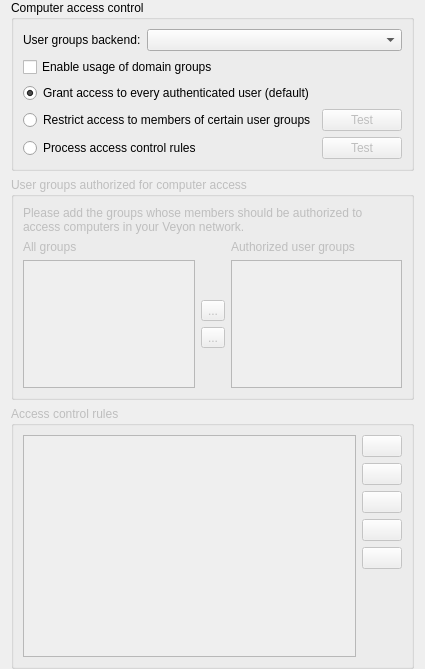
<?xml version="1.0" encoding="UTF-8"?>
<ui version="4.0">
 <class>AccessControlPage</class>
 <widget class="QWidget" name="AccessControlPage">
  <property name="windowTitle">
   <string notr="true">Form</string>
  </property>
  <layout class="QVBoxLayout" name="verticalLayout">
   <property name="topMargin">
    <number>0</number>
   </property>
   <property name="bottomMargin">
    <number>0</number>
   </property>
   <item>
    <widget class="QGroupBox" name="groupBox_19">
     <property name="title">
      <string>Computer access control</string>
     </property>
     <layout class="QGridLayout" name="gridLayout" columnstretch="1,0">
      <item row="3" column="0">
       <widget class="QRadioButton" name="isAccessRestrictedToUserGroups">
        <property name="text">
         <string>Restrict access to members of certain user groups</string>
        </property>
        <attribute name="buttonGroup">
         <string notr="true">accessControlModeGroup</string>
        </attribute>
       </widget>
      </item>
      <item row="0" column="0" colspan="2">
       <layout class="QHBoxLayout" name="horizontalLayout" stretch="0,1">
        <item>
         <widget class="QLabel" name="label">
          <property name="text">
           <string>User groups backend:</string>
          </property>
         </widget>
        </item>
        <item>
         <widget class="QComboBox" name="accessControlUserGroupsBackend"/>
        </item>
       </layout>
      </item>
      <item row="3" column="1">
       <widget class="QPushButton" name="testUserGroupsAccessControlButton">
        <property name="enabled">
         <bool>false</bool>
        </property>
        <property name="text">
         <string>Test</string>
        </property>
        <property name="icon">
         <iconset>
          <normaloff>:/resources/dialog-ok-apply.png</normaloff>:/resources/dialog-ok-apply.png</iconset>
        </property>
       </widget>
      </item>
      <item row="4" column="0">
       <widget class="QRadioButton" name="isAccessControlRulesProcessingEnabled">
        <property name="text">
         <string>Process access control rules</string>
        </property>
        <attribute name="buttonGroup">
         <string notr="true">accessControlModeGroup</string>
        </attribute>
       </widget>
      </item>
      <item row="4" column="1">
       <widget class="QPushButton" name="testAccessControlRulesButton">
        <property name="enabled">
         <bool>false</bool>
        </property>
        <property name="text">
         <string>Test</string>
        </property>
        <property name="icon">
         <iconset>
          <normaloff>:/resources/dialog-ok-apply.png</normaloff>:/resources/dialog-ok-apply.png</iconset>
        </property>
       </widget>
      </item>
      <item row="2" column="0">
       <widget class="QRadioButton" name="skipAccessControl">
        <property name="text">
         <string>Grant access to every authenticated user (default)</string>
        </property>
        <property name="checked">
         <bool>true</bool>
        </property>
        <attribute name="buttonGroup">
         <string notr="true">accessControlModeGroup</string>
        </attribute>
       </widget>
      </item>
      <item row="1" column="0" colspan="2">
       <widget class="QCheckBox" name="domainGroupsForAccessControlEnabled">
        <property name="text">
         <string>Enable usage of domain groups</string>
        </property>
       </widget>
      </item>
     </layout>
    </widget>
   </item>
   <item>
    <widget class="QGroupBox" name="authorizedUserGroups">
     <property name="enabled">
      <bool>false</bool>
     </property>
     <property name="title">
      <string>User groups authorized for computer access</string>
     </property>
     <layout class="QGridLayout" name="gridLayout_18">
      <item row="2" column="0">
       <widget class="QListWidget" name="allGroupsList">
        <property name="sizeAdjustPolicy">
         <enum>QAbstractScrollArea::AdjustToContents</enum>
        </property>
        <property name="sortingEnabled">
         <bool>true</bool>
        </property>
       </widget>
      </item>
      <item row="0" column="0" colspan="3">
       <widget class="QLabel" name="label_40">
        <property name="text">
         <string>Please add the groups whose members should be authorized to access computers in your Veyon network.</string>
        </property>
        <property name="wordWrap">
         <bool>true</bool>
        </property>
       </widget>
      </item>
      <item row="1" column="2">
       <widget class="QLabel" name="label_41">
        <property name="text">
         <string>Authorized user groups</string>
        </property>
       </widget>
      </item>
      <item row="2" column="2">
       <widget class="QListWidget" name="accessGroupsList">
        <property name="sizeAdjustPolicy">
         <enum>QAbstractScrollArea::AdjustToContents</enum>
        </property>
        <property name="sortingEnabled">
         <bool>true</bool>
        </property>
       </widget>
      </item>
      <item row="1" column="0">
       <widget class="QLabel" name="label_42">
        <property name="text">
         <string>All groups</string>
        </property>
       </widget>
      </item>
      <item row="2" column="1">
       <layout class="QVBoxLayout" name="verticalLayout_18">
        <item>
         <spacer name="verticalSpacer_15">
          <property name="orientation">
           <enum>Qt::Vertical</enum>
          </property>
          <property name="sizeHint" stdset="0">
           <size>
            <width>20</width>
            <height>40</height>
           </size>
          </property>
         </spacer>
        </item>
        <item>
         <widget class="QToolButton" name="addAccessGroupButton">
          <property name="text">
           <string>...</string>
          </property>
          <property name="icon">
           <iconset resource="../veyon-configurator.qrc">
            <normaloff>:/resources/go-next.png</normaloff>:/resources/go-next.png</iconset>
          </property>
         </widget>
        </item>
        <item>
         <widget class="QToolButton" name="removeAccessGroupButton">
          <property name="text">
           <string>...</string>
          </property>
          <property name="icon">
           <iconset resource="../veyon-configurator.qrc">
            <normaloff>:/resources/go-previous.png</normaloff>:/resources/go-previous.png</iconset>
          </property>
         </widget>
        </item>
        <item>
         <spacer name="verticalSpacer_16">
          <property name="orientation">
           <enum>Qt::Vertical</enum>
          </property>
          <property name="sizeHint" stdset="0">
           <size>
            <width>20</width>
            <height>40</height>
           </size>
          </property>
         </spacer>
        </item>
       </layout>
      </item>
     </layout>
    </widget>
   </item>
   <item>
    <widget class="QGroupBox" name="accessControlRules">
     <property name="enabled">
      <bool>false</bool>
     </property>
     <property name="title">
      <string>Access control rules</string>
     </property>
     <layout class="QGridLayout" name="gridLayout_23">
      <item row="0" column="1">
       <widget class="QPushButton" name="addAccessControlRuleButton">
        <property name="toolTip">
         <string>Add access control rule</string>
        </property>
        <property name="text">
         <string/>
        </property>
        <property name="icon">
         <iconset resource="../../core/core.qrc">
          <normaloff>:/resources/list-add.png</normaloff>:/resources/list-add.png</iconset>
        </property>
       </widget>
      </item>
      <item row="1" column="1">
       <widget class="QPushButton" name="removeAccessControlRule">
        <property name="toolTip">
         <string>Remove access control rule</string>
        </property>
        <property name="text">
         <string/>
        </property>
        <property name="icon">
         <iconset resource="../../core/core.qrc">
          <normaloff>:/resources/edit-delete.png</normaloff>:/resources/edit-delete.png</iconset>
        </property>
       </widget>
      </item>
      <item row="4" column="1">
       <widget class="QPushButton" name="moveAccessControlRuleDownButton">
        <property name="toolTip">
         <string>Move selected rule down</string>
        </property>
        <property name="text">
         <string/>
        </property>
        <property name="icon">
         <iconset resource="../veyon-configurator.qrc">
          <normaloff>:/resources/go-down.png</normaloff>:/resources/go-down.png</iconset>
        </property>
       </widget>
      </item>
      <item row="0" column="0" rowspan="6">
       <widget class="QListView" name="accessControlRulesView">
        <property name="sizeAdjustPolicy">
         <enum>QAbstractScrollArea::AdjustToContents</enum>
        </property>
        <property name="editTriggers">
         <set>QAbstractItemView::NoEditTriggers</set>
        </property>
       </widget>
      </item>
      <item row="5" column="1">
       <spacer name="verticalSpacer_12">
        <property name="orientation">
         <enum>Qt::Vertical</enum>
        </property>
        <property name="sizeHint" stdset="0">
         <size>
          <width>20</width>
          <height>88</height>
         </size>
        </property>
       </spacer>
      </item>
      <item row="3" column="1">
       <widget class="QPushButton" name="moveAccessControlRuleUpButton">
        <property name="toolTip">
         <string>Move selected rule up</string>
        </property>
        <property name="text">
         <string/>
        </property>
        <property name="icon">
         <iconset resource="../veyon-configurator.qrc">
          <normaloff>:/resources/go-up.png</normaloff>:/resources/go-up.png</iconset>
        </property>
       </widget>
      </item>
      <item row="2" column="1">
       <widget class="QPushButton" name="editAccessControlRuleButton">
        <property name="toolTip">
         <string>Edit selected rule</string>
        </property>
        <property name="text">
         <string/>
        </property>
        <property name="icon">
         <iconset resource="../veyon-configurator.qrc">
          <normaloff>:/resources/document-edit.png</normaloff>:/resources/document-edit.png</iconset>
        </property>
       </widget>
      </item>
     </layout>
    </widget>
   </item>
  </layout>
 </widget>
 <tabstops>
  <tabstop>skipAccessControl</tabstop>
  <tabstop>isAccessRestrictedToUserGroups</tabstop>
  <tabstop>isAccessControlRulesProcessingEnabled</tabstop>
  <tabstop>testUserGroupsAccessControlButton</tabstop>
  <tabstop>testAccessControlRulesButton</tabstop>
  <tabstop>allGroupsList</tabstop>
  <tabstop>addAccessGroupButton</tabstop>
  <tabstop>removeAccessGroupButton</tabstop>
  <tabstop>accessGroupsList</tabstop>
  <tabstop>accessControlRulesView</tabstop>
  <tabstop>addAccessControlRuleButton</tabstop>
  <tabstop>removeAccessControlRule</tabstop>
  <tabstop>editAccessControlRuleButton</tabstop>
  <tabstop>moveAccessControlRuleUpButton</tabstop>
  <tabstop>moveAccessControlRuleDownButton</tabstop>
 </tabstops>
 <resources>
  <include location="../veyon-configurator.qrc"/>
  <include location="../../core/core.qrc"/>
 </resources>
 <connections>
  <connection>
   <sender>addAccessGroupButton</sender>
   <signal>clicked()</signal>
   <receiver>AccessControlPage</receiver>
   <slot>addAccessGroup()</slot>
   <hints>
    <hint type="sourcelabel">
     <x>494</x>
     <y>412</y>
    </hint>
    <hint type="destinationlabel">
     <x>494</x>
     <y>404</y>
    </hint>
   </hints>
  </connection>
  <connection>
   <sender>removeAccessGroupButton</sender>
   <signal>clicked()</signal>
   <receiver>AccessControlPage</receiver>
   <slot>removeAccessGroup()</slot>
   <hints>
    <hint type="sourcelabel">
     <x>494</x>
     <y>455</y>
    </hint>
    <hint type="destinationlabel">
     <x>494</x>
     <y>404</y>
    </hint>
   </hints>
  </connection>
  <connection>
   <sender>addAccessControlRuleButton</sender>
   <signal>clicked()</signal>
   <receiver>AccessControlPage</receiver>
   <slot>addAccessControlRule()</slot>
   <hints>
    <hint type="sourcelabel">
     <x>935</x>
     <y>580</y>
    </hint>
    <hint type="destinationlabel">
     <x>494</x>
     <y>404</y>
    </hint>
   </hints>
  </connection>
  <connection>
   <sender>removeAccessControlRule</sender>
   <signal>clicked()</signal>
   <receiver>AccessControlPage</receiver>
   <slot>removeAccessControlRule()</slot>
   <hints>
    <hint type="sourcelabel">
     <x>935</x>
     <y>622</y>
    </hint>
    <hint type="destinationlabel">
     <x>494</x>
     <y>404</y>
    </hint>
   </hints>
  </connection>
  <connection>
   <sender>editAccessControlRuleButton</sender>
   <signal>clicked()</signal>
   <receiver>AccessControlPage</receiver>
   <slot>editAccessControlRule()</slot>
   <hints>
    <hint type="sourcelabel">
     <x>935</x>
     <y>665</y>
    </hint>
    <hint type="destinationlabel">
     <x>494</x>
     <y>404</y>
    </hint>
   </hints>
  </connection>
  <connection>
   <sender>moveAccessControlRuleDownButton</sender>
   <signal>clicked()</signal>
   <receiver>AccessControlPage</receiver>
   <slot>moveAccessControlRuleDown()</slot>
   <hints>
    <hint type="sourcelabel">
     <x>935</x>
     <y>749</y>
    </hint>
    <hint type="destinationlabel">
     <x>494</x>
     <y>404</y>
    </hint>
   </hints>
  </connection>
  <connection>
   <sender>moveAccessControlRuleUpButton</sender>
   <signal>clicked()</signal>
   <receiver>AccessControlPage</receiver>
   <slot>moveAccessControlRuleUp()</slot>
   <hints>
    <hint type="sourcelabel">
     <x>935</x>
     <y>707</y>
    </hint>
    <hint type="destinationlabel">
     <x>494</x>
     <y>404</y>
    </hint>
   </hints>
  </connection>
  <connection>
   <sender>isAccessRestrictedToUserGroups</sender>
   <signal>toggled(bool)</signal>
   <receiver>authorizedUserGroups</receiver>
   <slot>setEnabled(bool)</slot>
   <hints>
    <hint type="sourcelabel">
     <x>494</x>
     <y>114</y>
    </hint>
    <hint type="destinationlabel">
     <x>494</x>
     <y>354</y>
    </hint>
   </hints>
  </connection>
  <connection>
   <sender>isAccessControlRulesProcessingEnabled</sender>
   <signal>toggled(bool)</signal>
   <receiver>accessControlRules</receiver>
   <slot>setEnabled(bool)</slot>
   <hints>
    <hint type="sourcelabel">
     <x>494</x>
     <y>160</y>
    </hint>
    <hint type="destinationlabel">
     <x>494</x>
     <y>660</y>
    </hint>
   </hints>
  </connection>
  <connection>
   <sender>accessControlRulesView</sender>
   <signal>doubleClicked(QModelIndex)</signal>
   <receiver>AccessControlPage</receiver>
   <slot>editAccessControlRule()</slot>
   <hints>
    <hint type="sourcelabel">
     <x>331</x>
     <y>791</y>
    </hint>
    <hint type="destinationlabel">
     <x>983</x>
     <y>527</y>
    </hint>
   </hints>
  </connection>
  <connection>
   <sender>testUserGroupsAccessControlButton</sender>
   <signal>clicked()</signal>
   <receiver>AccessControlPage</receiver>
   <slot>testUserGroupsAccessControl()</slot>
   <hints>
    <hint type="sourcelabel">
     <x>920</x>
     <y>118</y>
    </hint>
    <hint type="destinationlabel">
     <x>986</x>
     <y>114</y>
    </hint>
   </hints>
  </connection>
  <connection>
   <sender>testAccessControlRulesButton</sender>
   <signal>clicked()</signal>
   <receiver>AccessControlPage</receiver>
   <slot>testAccessControlRules()</slot>
   <hints>
    <hint type="sourcelabel">
     <x>933</x>
     <y>167</y>
    </hint>
    <hint type="destinationlabel">
     <x>984</x>
     <y>162</y>
    </hint>
   </hints>
  </connection>
  <connection>
   <sender>isAccessRestrictedToUserGroups</sender>
   <signal>toggled(bool)</signal>
   <receiver>testUserGroupsAccessControlButton</receiver>
   <slot>setEnabled(bool)</slot>
   <hints>
    <hint type="sourcelabel">
     <x>447</x>
     <y>116</y>
    </hint>
    <hint type="destinationlabel">
     <x>914</x>
     <y>116</y>
    </hint>
   </hints>
  </connection>
  <connection>
   <sender>isAccessControlRulesProcessingEnabled</sender>
   <signal>toggled(bool)</signal>
   <receiver>testAccessControlRulesButton</receiver>
   <slot>setEnabled(bool)</slot>
   <hints>
    <hint type="sourcelabel">
     <x>447</x>
     <y>166</y>
    </hint>
    <hint type="destinationlabel">
     <x>914</x>
     <y>166</y>
    </hint>
   </hints>
  </connection>
  <connection>
   <sender>allGroupsList</sender>
   <signal>doubleClicked(QModelIndex)</signal>
   <receiver>AccessControlPage</receiver>
   <slot>addAccessGroup()</slot>
   <hints>
    <hint type="sourcelabel">
     <x>181</x>
     <y>464</y>
    </hint>
    <hint type="destinationlabel">
     <x>357</x>
     <y>484</y>
    </hint>
   </hints>
  </connection>
  <connection>
   <sender>accessGroupsList</sender>
   <signal>doubleClicked(QModelIndex)</signal>
   <receiver>AccessControlPage</receiver>
   <slot>removeAccessGroup()</slot>
   <hints>
    <hint type="sourcelabel">
     <x>534</x>
     <y>464</y>
    </hint>
    <hint type="destinationlabel">
     <x>357</x>
     <y>484</y>
    </hint>
   </hints>
  </connection>
 </connections>
 <slots>
  <slot>addAccessGroup()</slot>
  <slot>removeAccessGroup()</slot>
  <slot>addAccessControlRule()</slot>
  <slot>removeAccessControlRule()</slot>
  <slot>editAccessControlRule()</slot>
  <slot>moveAccessControlRuleUp()</slot>
  <slot>moveAccessControlRuleDown()</slot>
  <slot>testAccessControlRules()</slot>
  <slot>testUserGroupsAccessControl()</slot>
 </slots>
 <buttongroups>
  <buttongroup name="accessControlModeGroup"/>
 </buttongroups>
</ui>
